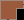

Rendered tile map (Tiled .tmx) drawn with the repository's tilesets; below, a short description and the full map source, tile grids included:
An orthogonal 24x20 tile map with 1x1 px tiles, 1 tile layer (Tile Layer 1).

<map version="1.8" tiledversion="1.8.2" orientation="orthogonal" renderorder="right-down" width="24" height="20" tilewidth="1" tileheight="1" infinite="0" nextlayerid="2" nextobjectid="1">
 <tileset firstgid="1" source="Tile sets/ground.tsx" />
 <layer id="1" name="Tile Layer 1" width="24" height="20">
  <data encoding="csv">
5,5,5,5,5,5,5,5,5,5,5,5,5,5,5,5,5,5,5,5,5,5,5,5,
5,4,4,4,4,4,4,4,4,4,4,4,4,4,4,4,4,4,4,4,4,4,4,5,
5,4,4,4,4,4,4,4,4,4,4,4,4,4,4,4,4,4,4,4,4,4,4,5,
5,4,4,4,4,4,4,4,4,4,4,4,4,4,4,4,4,4,4,4,4,4,4,5,
5,4,4,4,4,4,4,4,4,4,4,4,4,4,4,4,4,4,4,4,4,4,4,6,
5,4,4,4,4,4,4,4,4,4,4,4,4,4,4,4,4,4,4,4,4,4,4,5,
5,4,4,4,4,4,4,4,4,4,4,4,4,4,4,4,4,4,4,4,4,4,4,5,
5,4,4,4,4,4,4,4,4,4,4,4,4,4,4,4,4,4,4,4,4,4,4,5,
5,4,4,4,4,4,4,4,4,4,4,4,4,4,4,4,5,5,5,5,5,5,5,5,
5,4,4,4,4,4,4,4,4,4,4,4,4,4,4,4,5,0,0,0,0,0,0,0,
5,4,4,4,4,4,4,4,4,4,4,4,4,4,4,4,5,0,0,0,0,0,0,0,
5,4,4,4,4,4,4,4,4,4,4,4,4,4,4,4,5,0,0,0,0,0,0,0,
5,4,4,4,4,4,4,4,4,4,4,4,4,4,4,4,5,0,0,0,0,0,0,0,
5,4,4,4,4,4,4,4,4,4,4,4,4,4,4,4,5,0,0,0,0,0,0,0,
5,4,4,4,4,4,4,4,4,4,4,4,4,4,4,4,5,0,0,0,0,0,0,0,
5,4,4,4,4,4,4,4,4,4,4,4,4,4,4,4,5,0,0,0,0,0,0,0,
5,4,4,4,4,4,4,4,4,4,4,4,4,4,4,4,5,0,0,0,0,0,0,0,
5,4,4,4,4,4,4,4,4,4,4,4,4,4,4,4,5,0,0,0,0,0,0,0,
5,4,4,4,4,4,4,4,4,4,4,4,4,4,4,4,5,0,0,0,0,0,0,0,
5,5,5,5,5,5,5,6,6,5,5,5,5,5,5,5,5,0,0,0,0,0,0,0
</data>
 </layer>
</map>
